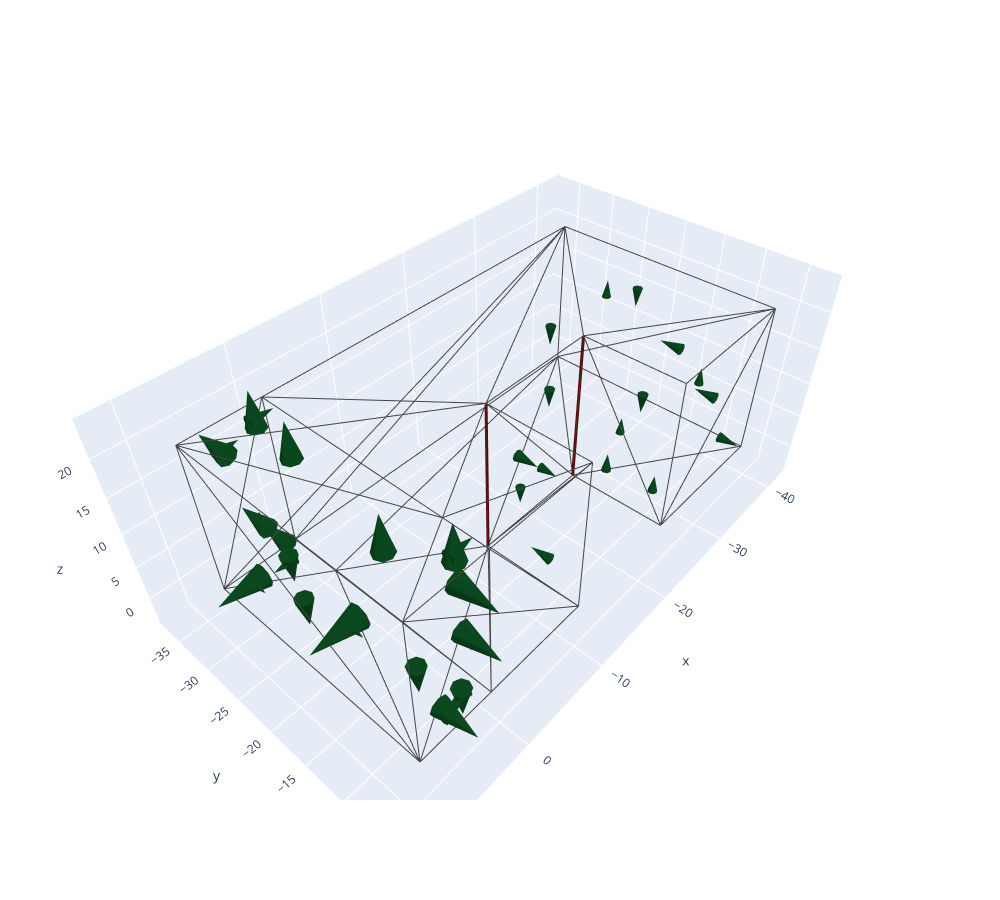

The notebook cell saved with this chart:
### Code cell
plots.plot_mesh([section_l, section_r], wireframe=True,
                incenters= 'normal', 
                nonconvex_faces=True)

### Figure 1 — Plotly figure (JSON) as saved in the notebook; plotly's stock layout.template omitted (floating-point values rounded to 4 significant figures; data arrays with more than 128 entries replaced by an {"elided": "..."} marker saying what was removed)
{"data": [{"line": {"color": "rgb(70,70,70)", "width": 2}, "mode": "lines", "showlegend": false, "type": "scatter3d", "x": [8, 8, 8, 8, null, 8, 8, 8, 8, null, 8, 8, 0, 8, null, 8, 8, 0, 8, null, 8, 8, 0, 8, null, 8, 8, 0, 8, null, 0, 0, 8, 0, null, 0, 0, 8, 0, null, 0, 0, 8, 0, null, 0, 0, 8, 0, null, 8, 0, 0, 8, null, 8, 0, 0, 8, null, 8, 0, 0, 8, null, 8, 0, 0, 8, null, 8, 0, 0, 8, null, 8, 0, 0, 8, null], "y": [-34, -34, -6, -34, null, -6, -6, -34, -6, null, -34, -34, -34, -34, null, -6, -6, -6, -6, null, -34, -6, -10.92, -34, null, -6, -34, -27.44, -6, null, -34, -34, -34, -34, null, -6, -6, -6, -6, null, -10.92, -27.44, -34, -10.92, null, -27.44, -10.92, -6, -27.44, null, -34, -34, -34, -34, null, -6, -6, -6, -6, null, -34, -27.44, -34, -34, null, -6, -6, -10.92, -6, null, -34, -34, -27.44, -34, null, -6, -10.92, -6, -6, null], "z": [20.5, 0, 0, 20.5, null, 0, 20.5, 20.5, 0, null, 0, 20.5, 20.5, 0, null, 20.5, 0, 0, 20.5, null, 20.5, 20.5, 20.5, 20.5, null, 0, 0, 0, 0, null, 20.5, 3.417, 0, 20.5, null, 0, 12.09, 20.5, 0, null, 20.5, 20.5, 20.5, 20.5, null, 0, 0, 0, 0, null, 0, 3.417, 0, 0, null, 20.5, 12.09, 20.5, 20.5, null, 20.5, 20.5, 20.5, 20.5, null, 20.5, 20.5, 20.5, 20.5, null, 0, 0, 0, 0, null, 0, 0, 0, 0, null]}, {"line": {"color": "rgb(70,70,70)", "width": 2}, "mode": "lines", "showlegend": false, "type": "scatter3d", "x": {"elided": "160 float values"}, "y": {"elided": "160 float values"}, "z": {"elided": "160 float values"}}, {"colorscale": [[0, "rgb(10,70,30)"], [1, "rgb(10,70,30)"]], "showscale": false, "type": "cone", "u": [1, 1, 0, 0, 0, 0, 0, 0, 0, 0, 0, 0, 0, 0, 0, 0], "v": [0, 0, -1, 1, 0, 0, -1, 1, 0, 0, -1, 1, 0, 0, 0, 0], "w": [0, 0, 0, 0, 1, -1, 0, 0, 1, -1, 0, 0, 1, 1, -1, -1], "x": [8, 8, 4.753, 4.753, 4.376, 4.342, 2.86, 2.116, 2.576, 2.708, 1.359, 2.401, 2.108, 1.765, 2.108, 1.765], "y": [-27.1, -12.9, -34, -6, -12.48, -26.27, -34, -6, -26.22, -12.44, -34, -6.0, -31.89, -7.765, -31.89, -7.765], "z": [6.899, 13.6, 17.25, 3.247, 20.5, 0, 5.305, 11.24, 20.5, 0, 1.359, 18.1, 20.5, 20.5, 0, 0]}, {"colorscale": [[0, "rgb(10,70,30)"], [1, "rgb(10,70,30)"]], "showscale": false, "type": "cone", "u": [0, 0, -1, -1, 0, 0, 0, 0, 0, 0, 0, 0, -1, -1, 1, 1, 0, 0, 0, 0, 0, 0, 0, 0, 0, 0, 0, 0, 0, 0, 0, 0], "v": [1, 1, 0, 0, 0, 0, 0, 0, 0, 0, 1, 1, 0, 0, 0, 0, -1, 1, 0, 0, 0, 0, -1, 1, 0, 0, 0, 0, -1, 1, 0, 0], "w": [0, 0, 0, 0, 1, 1, 1, -1, -1, -1, 0, 0, 0, 0, 0, 0, 0, 0, 1, 1, -1, -1, 0, 0, 1, 1, -1, -1, 0, 0, 1.0, -1.0], "x": [8, 8, 4.753, 4.753, 4.376, 4.342, 2.86, 2.116, 2.576, 2.708, 1.359, 2.401, 2.108, 1.765, 2.108, 1.765, -29.65, -34.85, -40, -40, -33.79, -23.2, -28.45, -23.2, -28.45, -33.79, -16.11, -19.89, -11.5, -11.5, -24.5, -24.5, -32.22, -7.253, -13.51, -7.87, -12.05, -8.06, -1.488, -1.99, -1.835, -1.957, -3.015, -1.615, -6.794, -3.452, -4.23, -4.23], "y": [-27.1, -12.9, -34, -6, -12.48, -26.27, -34, -6, -26.22, -12.44, -34, -6.0, -31.89, -7.765, -31.89, -7.765, -6, -6, -12.9, -27.1, -18.66, -21.06, -9.949, -21.06, -9.949, -18.66, -18, -18, -10.37, -13.63, -13.63, -10.37, -34, -6, -27.07, -11.5, -24.2, -9.44, -34.0, -6, -28.3, -7.957, -30.99, -10.02, -34, -6, -18.49, -18.49], "z": [6.899, 13.6, 17.25, 3.247, 20.5, 0, 5.305, 11.24, 20.5, 0, 1.359, 18.1, 20.5, 20.5, 0, 0, 15.35, 5.15, 6.899, 13.6, 20.5, 20.5, 20.5, 0, 0, 0, 4.613, 15.89, 4.373, 16.13, 4.373, 16.13, 7.776, 16.25, 20.5, 20.5, 0, 0, 2.434, 12.89, 20.5, 20.5, 0, 0, 13.71, 3.452, 20.5, 0]}, {"line": {"color": "rgb(88,10,10)", "width": 6}, "mode": "lines", "showlegend": false, "type": "scatter3d", "x": [-11.5, -11.5], "y": [-18, -18], "z": [0, 20.5]}, {"line": {"color": "rgb(88,10,10)", "width": 6}, "mode": "lines", "showlegend": false, "type": "scatter3d", "x": [-24.5, -24.5], "y": [-18, -18], "z": [0, 20.5]}], "layout": {"autosize": false, "height": 900, "margin": {"b": 100, "l": 50, "pad": 4, "r": 50, "t": 100}, "scene": {"aspectmode": "auto", "aspectratio": {"x": 1.589, "y": 0.9271, "z": 0.6787}, "camera": {"center": {"x": 0, "y": 0, "z": 0}, "eye": {"x": 1.216, "y": 1.074, "z": 1.434}, "projection": {"type": "perspective"}, "up": {"x": 0, "y": 0, "z": 1}}}, "width": 1000}}
